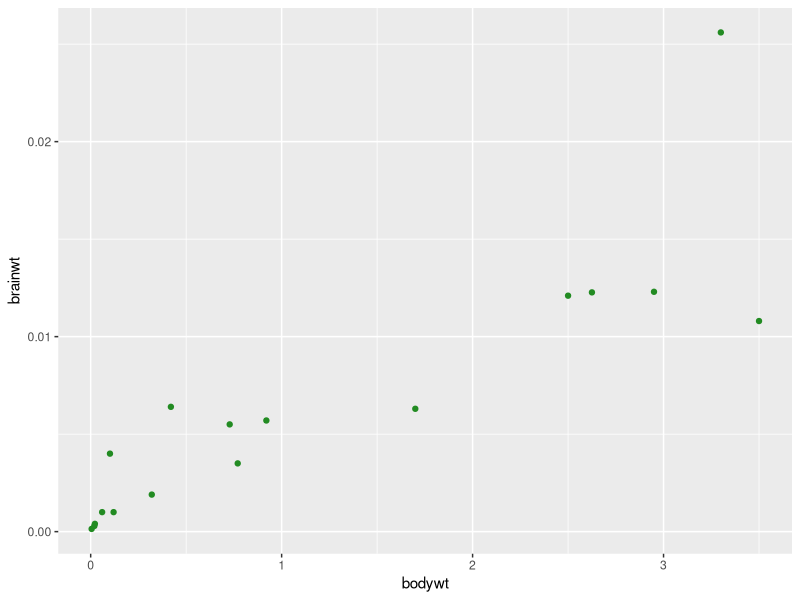
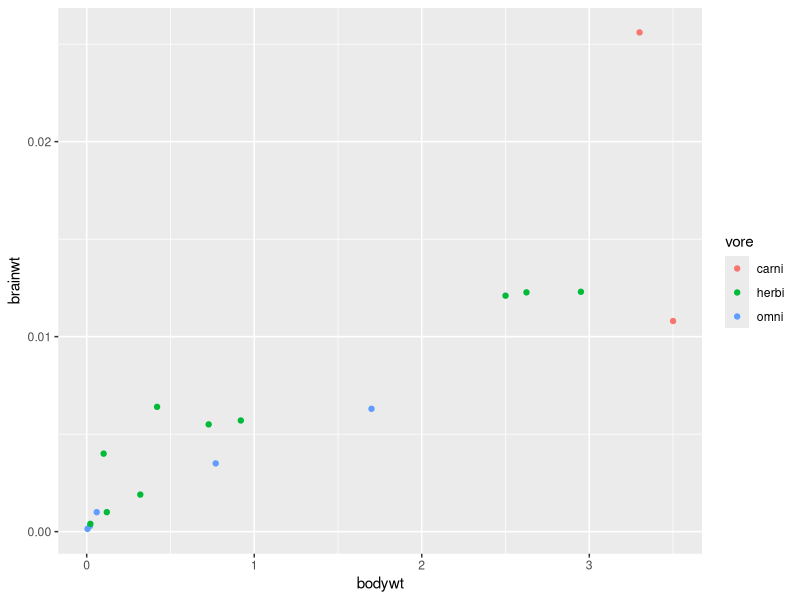
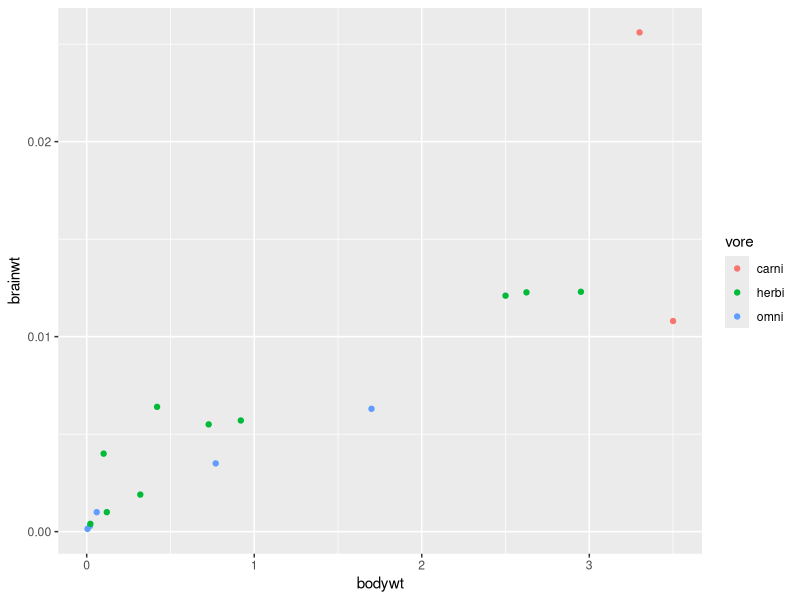
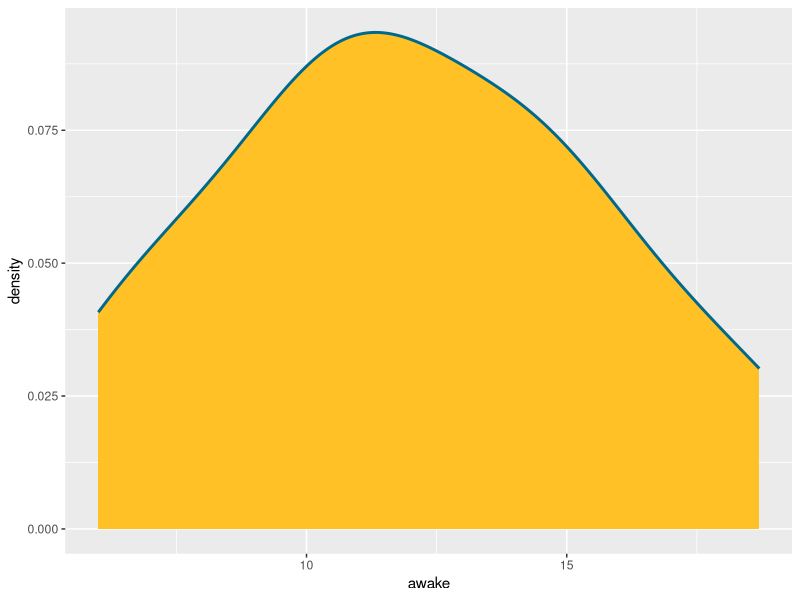
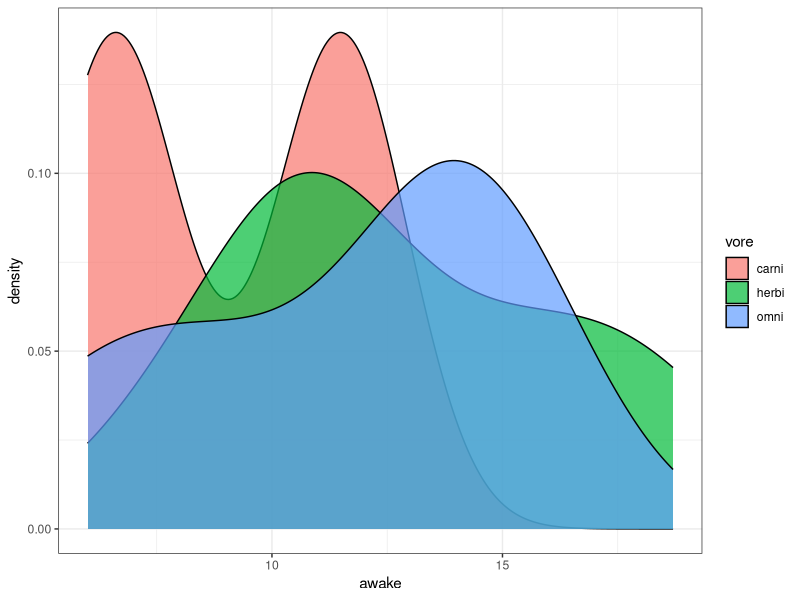
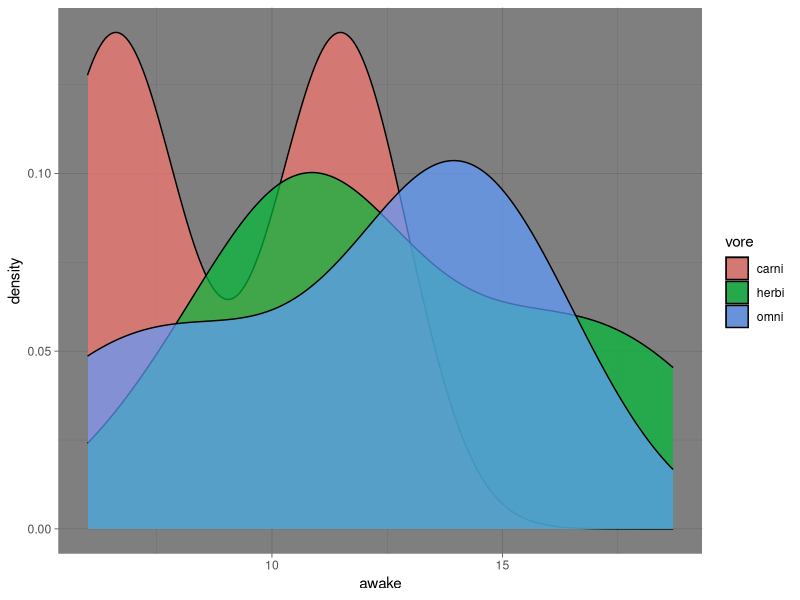
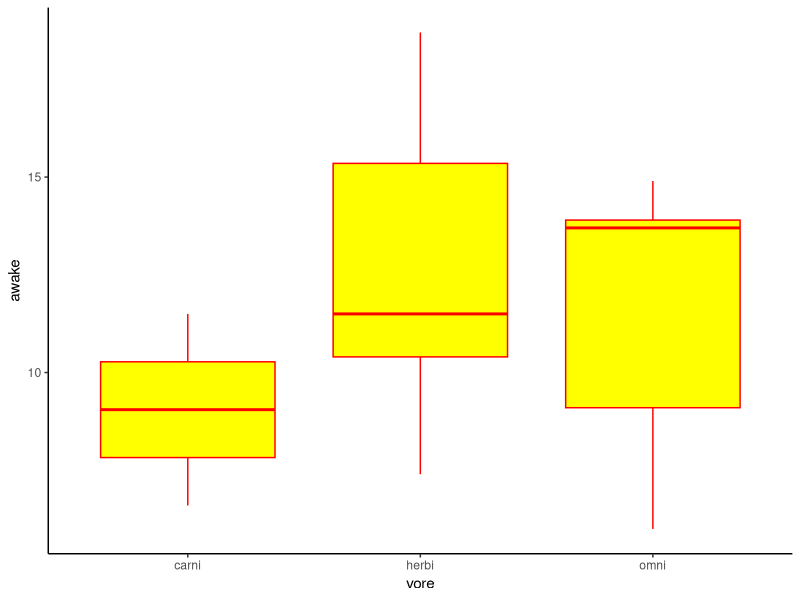
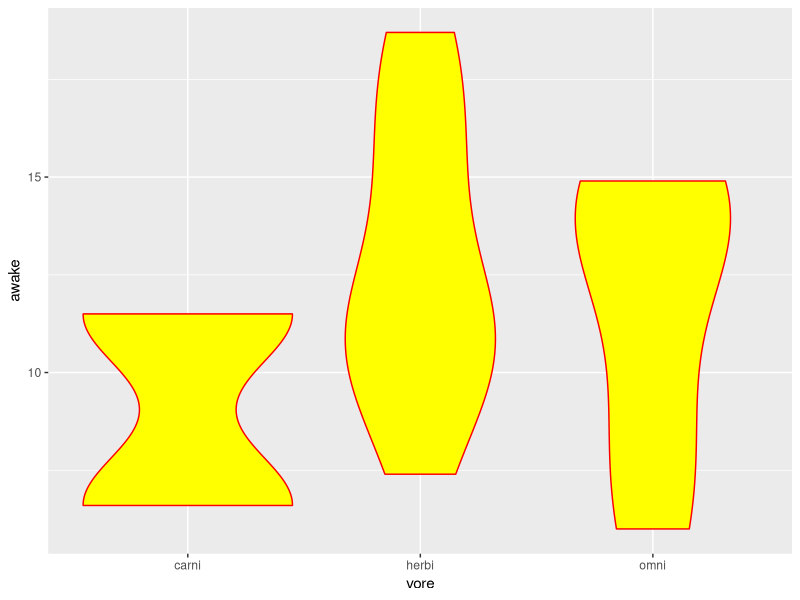

These figures' R source, in order:
# Class demonstration script on Monday 9/27/21, Dr. Spielman

# Load the tidyverse suite of libraries, including ggplot2.
library(tidyverse)


# Spielman provided this code to create the `msleep_smol` dataset we used for plotting.
# You might catch that this code uses the **forward assignment operator**, ->, to create the variable name `mslee_smol`. You can learn more in the introverse: get_help("assignment")
# You might also see familiar things like...
### The %in% operator!
### Asking if something is  <= 7
### The function as.factor() to convert something to a factor!
ggplot2::msleep %>%
  dplyr::filter(vore %in% c("carni", "herbi", "omni")) %>%
  dplyr::select(-genus, -sleep_cycle, -sleep_rem, -sleep_total) %>%
  dplyr::filter(bodywt <= 7) %>%
  dplyr::mutate(vore = as.factor(vore),
                order = as.factor(order),
                conservation = as.factor(conservation)) %>%
  tidyr::drop_na() -> msleep_smol


# Create a histogram of the msleep_smol column 
# This histogram is saved to a variable called `hist1`
hist1 <- ggplot(msleep_smol) + # set up plot
  aes(x = awake) +    # map awake to the x axis
  # make a histogram
  geom_histogram(bins = 6, 
                 color = "blue", 
                 fill = "hotpink") 

# The same code as above to make the histogram, but this demonstrates how to use the FORWARD ASSIGNMENT operator to save to variable called `hist1`
ggplot(msleep_smol) + # set up plot
  aes(x = awake) +    # map awake to the x axis
  # make a histogram
  geom_histogram(bins = 6, 
                 color = "blue", 
                 fill = "hotpink")  -> hist1

# Scatterplot of brainwt across bodywt, where points have "just a color" of forestgreen
ggplot(msleep_smol) +
  aes(x = bodywt, y = brainwt) + 
  geom_point(color = "forestgreen")

# Scatterplot of brainwt across bodywt, where points are colored by vore, aka color is mapped to the vore column
ggplot(msleep_smol) +
  aes(x = bodywt, 
      y = brainwt, 
      color = vore) + 
  geom_point()

# This code shows an alternative way to make the same plot. You can use aes() either on its own, as an argument to an geom, or also(!) as an argument to ggplot(). 
ggplot(msleep_smol) +
  aes(x = bodywt, 
      y = brainwt) + 
  geom_point(aes(color = vore))


# Density plot of the awake column with "just a fill" and "just a color"
ggplot(msleep_smol) +
  aes(x = awake) +
  geom_density(color = "deepskyblue4", 
               fill = "goldenrod1",
               size = 1) # changes the outline size

# Density plot of the awake column, filled according to vore (fill mapped to vore!), and transparency added to make sure we can see all of them. This is saved to a variable.
ggplot(msleep_smol) +
  aes(x = awake, 
      fill = vore) +
  # the alpha adds transparency
  geom_density(alpha = 0.7) -> awake_density

# Showing how you can ADD MORE! things to existing plots saved to variables, for example modofying the theme! You can always change the theme as part of the code as well - you don't have to add on themes separately, this was just for example.
awake_density + theme_classic() -> awake_density_classic
awake_density + theme_bw()
awake_density + theme_dark()

# Boxplot of the awake column, across vore, where there is "just a color" and "just a fill", and the classic theme is used.
ggplot(msleep_smol) +
  aes(x = vore, 
      y = awake)+
  geom_boxplot(fill = "yellow", color = "red") +
  theme_classic()

# Violin of the awake column, across vore, where there is "just a color" and "just a fill", and the classic theme is used.
ggplot(msleep_smol) +
  aes(x = vore, 
      y = awake)+
  geom_violin(fill = "yellow", color = "red")

# Jitter/strip plot of the awake column, across vore, where color is mapped to vore.
ggplot(msleep_smol) +
  aes(x = vore, 
      y = awake, 
      color = vore) +
  # The width = 0.2 argument is helpful to make sure the separate jitters are clearly separate on the x-axis. There is nothing magic about the 0.2 value, just that Spielman likes it from trial and error.
  geom_jitter(width = 0.2)
